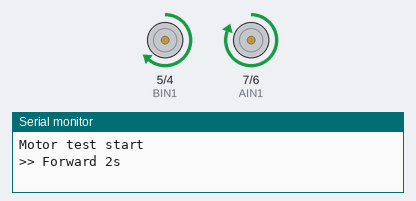
Bench run of a sketch on a simulated Arduino Uno, built with avr-gcc and run on an emulated ATmega328P. Shown: motor-driver pin pairs drawn as motors (green arrow = first pin HIGH = forward, orange = second pin HIGH = backward, longer = more drive), the last lines printed to the serial monitor.

Above: at 3.0 s.
At 14.5 s:
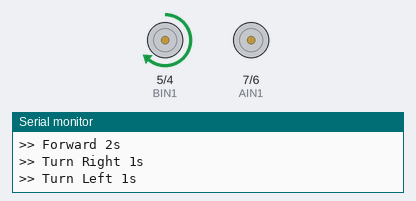
At 21.0 s:
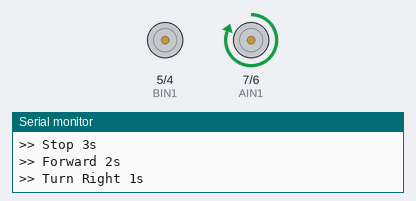
At 40.5 s:
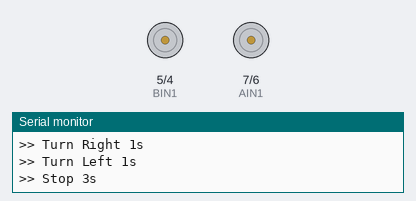
Timing chart, 0 to 43.6 s (numbered marks = the images above):
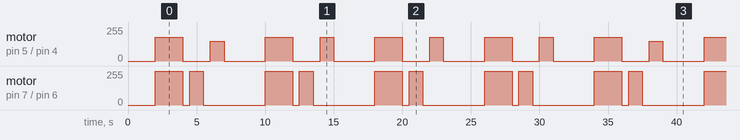

The sketch:

1-motor-test.ino
```cpp
#include <Arduino.h>

// DRV8835 ピン定義
#define AIN1  7   // 左モータ 前進
#define AIN2  6   // 左モータ 後退（PWM）
#define BIN1  5   // 右モータ 前進（PWM）
#define BIN2  4   // 右モータ 後退

const int SPEED      = 180;  // 前進速度 (0-255)
const int TURN_SPEED = 150;  // 旋回速度 (0-255)

// ---- モータ制御関数 ----

void motorStop() {
  digitalWrite(AIN1, LOW); analogWrite(AIN2, 0);
  digitalWrite(BIN2, LOW); analogWrite(BIN1, 0);
}

void motorForward(int spd) {
  digitalWrite(AIN1, HIGH); analogWrite(AIN2, 0);
  analogWrite(BIN1, spd);   digitalWrite(BIN2, LOW);
}

// 右旋回：左前進・右停止
void motorTurnRight(int spd) {
  digitalWrite(AIN1, HIGH); analogWrite(AIN2, 0);
  analogWrite(BIN1, 0);     digitalWrite(BIN2, LOW);
}

// 左旋回：左停止・右前進
void motorTurnLeft(int spd) {
  digitalWrite(AIN1, LOW); analogWrite(AIN2, 0);
  analogWrite(BIN1, spd);  digitalWrite(BIN2, LOW);
}

// ---- セットアップ ----

void setup() {
  Serial.begin(9600);
  pinMode(AIN1, OUTPUT);
  pinMode(AIN2, OUTPUT);
  pinMode(BIN1, OUTPUT);
  pinMode(BIN2, OUTPUT);
  motorStop();
  Serial.println("Motor test start");
  delay(2000);  // 準備時間
}

// ---- テストシーケンス ----

void loop() {
  Serial.println(">> Forward 2s");
  motorForward(SPEED);
  delay(2000);

  motorStop();
  delay(500);

  Serial.println(">> Turn Right 1s");
  motorTurnRight(TURN_SPEED);
  delay(1000);

  motorStop();
  delay(500);

  Serial.println(">> Turn Left 1s");
  motorTurnLeft(TURN_SPEED);
  delay(1000);

  motorStop();
  Serial.println(">> Stop 3s");
  delay(3000);
}
```

Measured:
- by itself, motor on pin 7 (AIN1) / pin 6 (AIN2): repeats every 8.0 s: stopped 0.50 s, forward 255/255 1.0 s, stopped 4.5 s, forward 255/255 2.0 s
